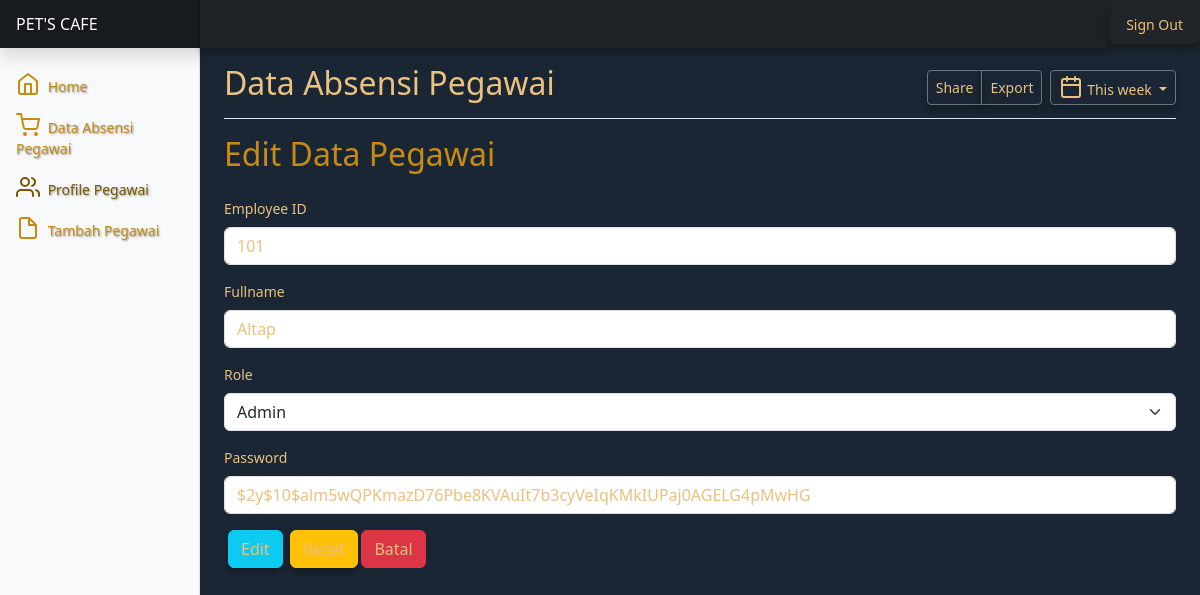
The app's page /dashboard_admin/edit_profile.php?id=1 with its own data.
### tables this page shows
CREATE TABLE `users` (
  `id` int(11) NOT NULL,
  `employee_id` int(8) NOT NULL,
  `email` varchar(255) NOT NULL,
  `fullname` varchar(255) NOT NULL,
  `role` varchar(255) NOT NULL,
  `password` varchar(255) NOT NULL
);

### dashboard_admin/edit_profile.php (the view, shortened to what this page needs)
<?php
include '../connection.php';
$id = $_GET['id'];
$sql = "SELECT * FROM users WHERE id=$id";
$result = $db->query($sql);
while ($row = $result->fetch_assoc()) {
    $data[] = $row;
}
?>
<!doctype html>
<html lang="en">
<head>
    <link href="../assets/dist/css/bootstrap.min.css" rel="stylesheet">
    <link href="dashboard.css" rel="stylesheet">
</head>
<body>
    <header class="navbar navbar-dark sticky-top bg-dark flex-md-nowrap p-0 shadow">
        <a class="navbar-brand col-md-3 col-lg-2 me-0 px-3 fs-6" href="#">PET'S CAFE</a>
        <input class="form-control form-control-dark w-100 rounded-0 border-0" type="text" placeholder="Search" aria-label="Search">
        <div class="navbar-nav">
            <div class="nav-item text-nowrap">
                <form action="" method="post">
                    <button class="nav-link px-3 btn btn-outline-dark" type="submit" name='logout'>
                        Sign Out
                    </button>
                </form>
            </div>
        </div>
    </header>
    <div class="container-fluid">
        <div class="row">
            <nav id="sidebarMenu" class="col-md-3 col-lg-2 d-md-block bg-light sidebar collapse">
                <div class="position-sticky pt-3 sidebar-sticky">
                    <ul class="nav flex-column">
                        <li class="nav-item">
                            <a class="nav-link" href="index.php">
                                <span data-feather="home" class="align-text-bottom"></span>
                                Home
                            </a>
                        </li>
                        <li class="nav-item">
                            <a class="nav-link" href="data_absen.php">
                                <span data-feather="shopping-cart" class="align-text-bottom"></span>
                                Data Absensi Pegawai
                            </a>
                        </li>
                        <li class="nav-item">
                            <a class="nav-link active" aria-current="page" href="profile_pegawai.php">
                                <span data-feather="users" class="align-text-bottom"></span>
                                Profile Pegawai
                            </a>
                        </li>
                        <li class="nav-item">
                            <a class="nav-link" href="tambah_pegawai.php">
                                <span data-feather="file" class="align-text-bottom"></span>
                                Tambah Pegawai
                            </a>
                        </li>
                    </ul>
                </div>
            </nav>
            <main class="col-md-9 ms-sm-auto col-lg-10 px-md-4">
                <div class="d-flex justify-content-between flex-wrap flex-md-nowrap align-items-center pt-3 pb-2 mb-3 border-bottom">
                    <h1 class="h2">Data Absensi Pegawai</h1>
                    <div class="btn-toolbar mb-2 mb-md-0">
                        <div class="btn-group me-2">
                            <button type="button" class="btn btn-sm btn-outline-secondary">Share</button>
                            <button type="button" class="btn btn-sm btn-outline-secondary">Export</button>
                        </div>
                        <button type="button" class="btn btn-sm btn-outline-secondary dropdown-toggle">
                            <span data-feather="calendar" class="align-text-bottom"></span>
                            This week
                        </button>
                    </div>
                </div>
                <h2 class="mb-4">Edit Data Pegawai</h2>
                <form action="action_edit.php" method="post">
                    <div class="mb-3">
                        <label for="employee_id" class="form-label">Employee ID</label>
                        <input type="number" class="form-control" placeholder="Employee ID" name="employee_id" id="employee_id" value=<?= $data[0]['employee_id']; ?>>
                    </div>
                    <div class="mb-3">
                        <label for="fullname" class="form-label">Fullname</label>
                        <input type="text" class="form-control" placeholder="Fullname" name="fullname" id="fullname" value="<?= ucfirst($data[0]['fullname']) ?>">
                    </div>
                    <div class="mb-3">
                        <label for="role" class="form-label">Role</label>
                        <select class="form-select" aria-label="Default select example" name="role" id="role">
                            <optgroup label='Role Sekarang'>
                                <option selected value="<?= $data[0]['role']; ?>"><?= ucfirst($data[0]['role']) ?></option>
                            </optgroup>
                        </select>
                    </div>
                    <div class="mb-3">
                        <label for="password" class="form-label">Password</label>
                        <input type="text" class="form-control" placeholder="******" name="password" id="password" value="<?= $data[0]['password']; ?>">
                    </div>
                    <div class="col-12">
                        <button type="submit" class="btn btn-info mx-1">Edit</button>
                        <button type="reset" class="btn btn-warning">Reset</button>
                        <a class="btn btn-danger" href="profile_pegawai.php">Batal</a>
                    </div>
                </form>
            </main>
        </div>
    </div>
</body>
</html>

### dashboard_admin/dashboard.css (style rules this page uses)
body { font-size: .875rem; background-color: #1A2634; color: #c68c11; }
.form-label, .table, .table th, .table td, h1, .btn, .form-control, label, p { color: #eac17f !important; }
.sidebar { position: fixed; top: 0; left: 0; bottom: 0; z-index: 100; padding: 48px 0 0; background-color: #1A2C44; box-shadow: inset -1px 0 0 rgba(0, 0, 0, .1); }
.sidebar-sticky { height: calc(100vh - 48px); overflow-x: hidden; overflow-y: auto; }
.sidebar .nav-link { font-weight: 500; color: #c68c11; text-shadow: 1px 1px 2px rgba(0, 0, 0, 0.4); }
.sidebar .nav-link .feather { margin-right: 4px; color: #c68c11; }
.sidebar .nav-link.active { color: #745700; }
.sidebar .nav-link:hover .feather, .sidebar .nav-link.active .feather { color: inherit; }
.navbar-brand { padding-top: .75rem; padding-bottom: .75rem; background-color: rgba(0, 0, 0, .25); box-shadow: inset -1px 0 0 rgba(0, 0, 0, .25); color: #d6b52d; text-shadow: 1px 1px 3px rgba(0, 0, 0, 0.5); }
.navbar .form-control { padding: .75rem 1rem; box-shadow: 0 4px 6px rgba(0, 0, 0, 0.3); }
.form-control-dark { color: #c28c17; background-color: rgba(0, 0, 0, .1); border-color: rgba(255, 255, 255, .1); box-shadow: 0 4px 6px rgba(0, 0, 0, 0.3); }
button, .btn-primary { background-color: #FFCC00; border: none; box-shadow: 0 4px 6px rgba(0, 0, 0, 0.3); transition: box-shadow 0.3s ease, transform 0.3s ease; }

### records on screen
users: employee_id "101", fullname "Altap", role "Admin", password "$2y$10$alm5wQPKmazD76Pbe8KVAuIt7b3cyVeIqKMkIUPaj0AGELG4pMwHG"
